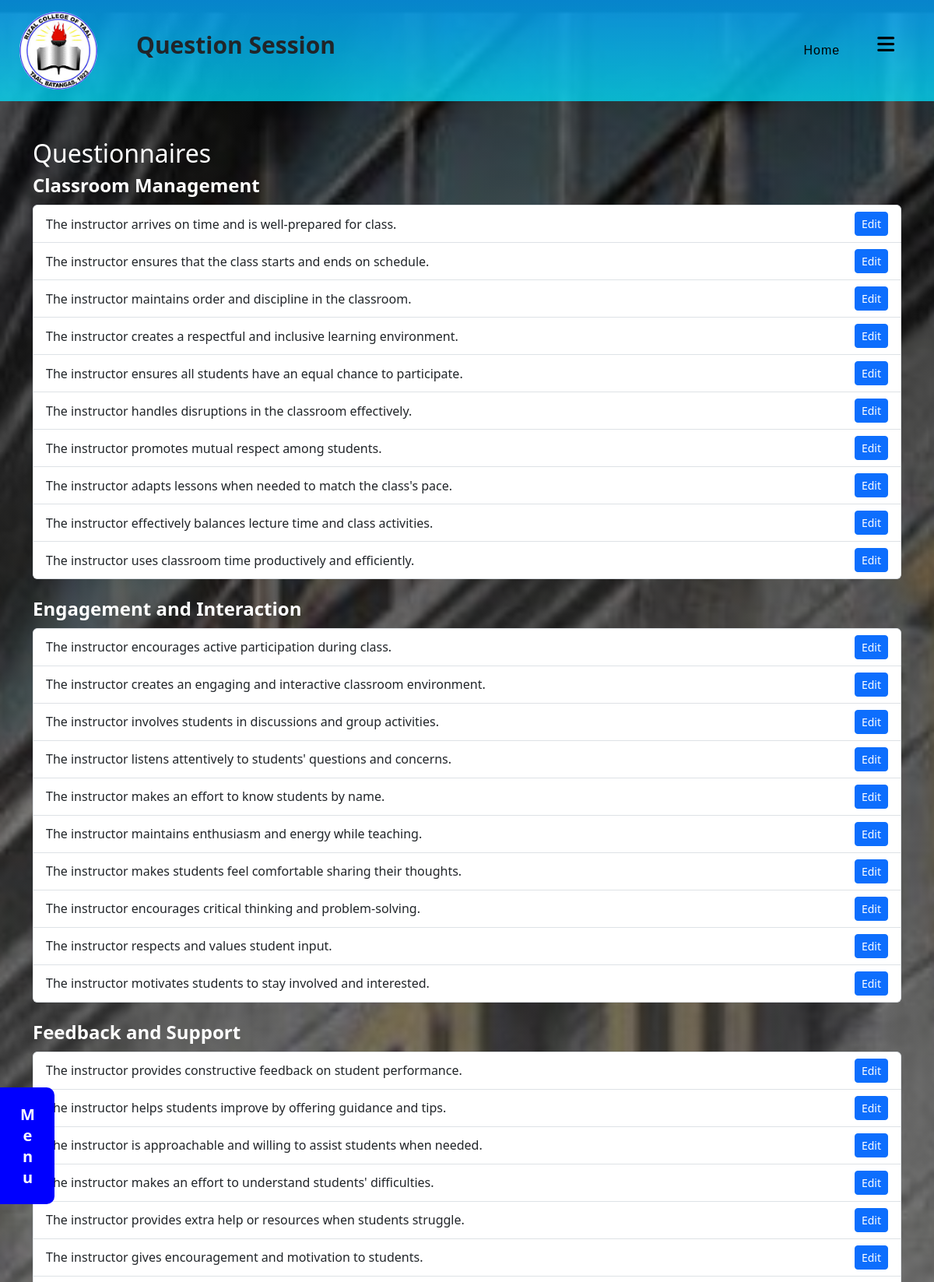
Page /teacher/QS/clfac.php (signed in, upper part) on the committed database.
### tables this page shows
CREATE TABLE `questionnaires` (
  `id` int(11) NOT NULL,
  `question` text NOT NULL,
  `category` varchar(255) NOT NULL,
  `order` int(11) NOT NULL,
  `status` enum('active','inactive') DEFAULT 'active',
  `created_at` timestamp NOT NULL DEFAULT current_timestamp(),
  `updated_at` timestamp NOT NULL DEFAULT current_timestamp() ON UPDATE current_timestamp()
);

### teacher/QS/clfac.php (the view, shortened to what this page needs)
<?php
include '../../db_connect.php';
$query = "SELECT * FROM questionnaires ORDER BY category, `order` ASC";
$result = mysqli_query($conn, $query);
?>
<!DOCTYPE html>
<html lang="en">
<head>
    <link rel="stylesheet" href="clfac.css">
    <link href="https://cdn.jsdelivr.net/npm/bootstrap@5.3.3/dist/css/bootstrap.min.css" rel="stylesheet">
    <link rel="stylesheet" href="https://cdnjs.cloudflare.com/ajax/libs/normalize/8.0.1/normalize.min.css">
    <link rel="stylesheet" href="https://cdnjs.cloudflare.com/ajax/libs/font-awesome/6.6.0/css/all.min.css">
</head>
<body>
  <nav class="navbar navbar-expand-lg" style="background: linear-gradient(rgba(9, 165, 255, 0.80), rgba(0, 225, 255, 0.75));">
    <div class="container-fluid">
      <div class="row">
            <div class="col-12">
                <button class="btn" type="button" data-bs-toggle="offcanvas" data-bs-target="#offcanvasScrolling" aria-controls="offcanvasScrolling">
                  <img src="../../photo/images.jpg" alt="Menu" class="img-fluid"><span class="rct">Question Session</span>
                </button>
            </div>
        </div>
    </div>
      <div class="collapse navbar-collapse" id="navbarNavDropdown">
        <ul class="navbar-nav">
          <li class="nav-item">
            <a class="nav-link active" aria-current="page" href="#" id="n2" >Home</a>
          </li>
          <li class="nav-item dropdown">
            <a class="fa-solid fa-bars" id="hamburger-icon" role="button" data-bs-toggle="dropdown" aria-expanded="false"></a>
          </li>
        </ul>
      </div>
  </nav>
    <div class="container mt-5">
      <h2 class="text-white">Questionnaires</h2>
      <?php
      if (mysqli_num_rows($result) > 0) {
          $currentCategory = '';
          while ($row = mysqli_fetch_assoc($result)) {
              if ($currentCategory != $row['category']) {
                  if ($currentCategory != '') {
                      echo '</ul>';
                  }
                  $currentCategory = $row['category'];
                  echo "<h3 class='category-title'>$currentCategory</h3>";
                  echo "<ul class='list-group mb-4'>";
              }
              echo "
              <li class='list-group-item d-flex justify-content-between align-items-center'>
                  <span class='question-text'>{$row['question']}</span>
                  <div>
                      <button class='btn btn-primary btn-sm edit-question-btn' data-id='{$row['id']}' data-question='{$row['question']}'>Edit</button>
                  </div>
              </li>";
          }
          echo "</ul>";
      } else {
          echo "<p class='text-white'>No questionnaires available.</p>";
      }
      ?>
  </div>
<div class="menu-button" data-bs-toggle="offcanvas" data-bs-target="#offcanvasScrolling" aria-controls="offcanvasScrolling">
  <span>Menu</span>
</div>
</body>
</html>

### teacher/QS/clfac.css (style rules this page uses)
* { margin: 0; padding: 0; box-sizing: border-box; }
.btn img { border-radius: 50%; object-fit: cover; width: 100px; height: auto; }
.rct { font-size: 30px; font-weight: 700; margin-left: 50px; }
#hamburger-icon { color: rgb(0, 0, 0); transition: color 0.3s ease; margin-right: 50px; }
li a { font-family: sans-serif; color: black; font-weight: bold; letter-spacing: 1px; text-decoration: none; font-size: 25px; }
.btn.dropdown-toggle, .nav-link.active { margin-right: 40px; }
ul { list-style-type: none; }
body { background: linear-gradient(rgb(0, 0, 0, 0.60), rgb(117, 117, 117, 0.75)), url(../../photo/w.jpg); background-size: cover; background-repeat: no-repeat; background-position: center; background-attachment: fixed; }

### teacher/QS/clfac.php (style rules this page uses)
.category-title { color: white; font-size: 1.5rem; font-weight: bold; margin-bottom: 10px; }
.menu-button { position: fixed; top: 50%; left: 0; transform: translateY(-50%); background-color: blue; color: white; padding: 10px 20px; font-weight: bold; cursor: pointer; z-index: 1050; border-radius: 0px 10px 10px 0px; writing-mode: vertical-rl; text-orientation: upright; font-size: 20px; height: 150px; display: flex; align-items: center; justify-content: center; transition: left 0.28s ease-in-out; }

### rows in the picture
questionnaires: category "Classroom Management", question "The instructor arrives on time and is well-prepared for class."
questionnaires: question "The instructor ensures that the class starts and ends on schedule."
questionnaires: question "The instructor maintains order and discipline in the classroom."
questionnaires: question "The instructor creates a respectful and inclusive learning environment."
questionnaires: question "The instructor ensures all students have an equal chance to participate."
questionnaires: question "The instructor handles disruptions in the classroom effectively."
questionnaires: question "The instructor promotes mutual respect among students."
questionnaires: question "The instructor adapts lessons when needed to match the class's pace."
questionnaires: question "The instructor effectively balances lecture time and class activities."
questionnaires: question "The instructor uses classroom time productively and efficiently."
questionnaires: category "Engagement and Interaction", question "The instructor encourages active participation during class."
questionnaires: question "The instructor creates an engaging and interactive classroom environment."
questionnaires: question "The instructor involves students in discussions and group activities."
questionnaires: question "The instructor listens attentively to students' questions and concerns."
questionnaires: question "The instructor makes an effort to know students by name."
questionnaires: question "The instructor maintains enthusiasm and energy while teaching."
questionnaires: question "The instructor makes students feel comfortable sharing their thoughts."
questionnaires: question "The instructor encourages critical thinking and problem-solving."
questionnaires: question "The instructor respects and values student input."
questionnaires: question "The instructor motivates students to stay involved and interested."
questionnaires: category "Feedback and Support", question "The instructor provides constructive feedback on student performance."
questionnaires: question "The instructor helps students improve by offering guidance and tips."
questionnaires: question "The instructor is approachable and willing to assist students when needed."
questionnaires: question "The instructor makes an effort to understand students' difficulties."
questionnaires: question "The instructor provides extra help or resources when students struggle."
questionnaires: question "The instructor gives encouragement and motivation to students."
